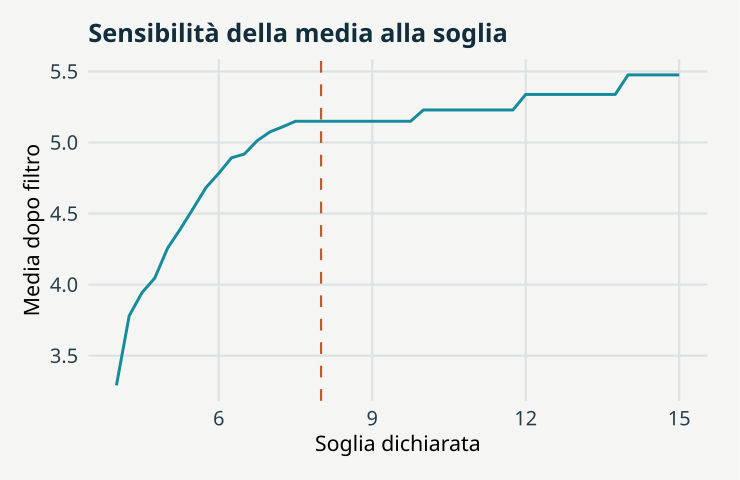

Reproduce this figure in R.
# GeoStat Lab — funzioni comuni. R >= 4.3; ggplot2 >= 3.4; jsonlite.
suppressPackageStartupMessages(library(ggplot2))
col_geo <- c('#168B9C','#BC5B35','#7054A4','#A17B19','#227864','#64748B')
theme_set(theme_minimal(base_size=17, base_family='sans') + theme(
  plot.background=element_rect(fill='#F5F6F3',colour=NA),
  panel.background=element_rect(fill='#F5F6F3',colour=NA),
  panel.grid.minor=element_blank(),panel.grid.major=element_line(colour='#DCE3E2'),
  plot.title=element_text(size=19,face='bold',colour='#122D3B'),
  plot.subtitle=element_text(size=13,colour='#405560',margin=margin(b=12)),
  axis.text=element_text(size=15,colour='#273E4A'),axis.title=element_text(size=16),
  legend.position='bottom',legend.title=element_blank(),legend.text=element_text(size=14),
  strip.text=element_text(size=15,face='bold'),plot.margin=margin(18,24,18,18)))
metric <- function(...) data.frame(grandezza=names(c(...)),valore=as.character(c(...)),check.names=FALSE)
f <- function(x,d=3) {out<-formatC(x,digits=d,format='fg');out[!is.finite(x)]<-'Non definito';out}
line_plot <- function(d,x='x',y='y',title='',xl=x,yl=y,group=NULL) {
 p<-ggplot(d,aes(x=.data[[x]],y=.data[[y]]))
 if(is.null(group)) p<-p+geom_line(colour=col_geo[1],linewidth=1.05) else p<-p+aes(colour=.data[[group]],group=.data[[group]])+geom_line(linewidth=1)+scale_colour_manual(values=col_geo)
 p+labs(title=title,x=xl,y=yl)
}
point_plot <- function(d,x='x',y='y',title='',xl=x,yl=y,group=NULL) {
 p<-ggplot(d,aes(x=.data[[x]],y=.data[[y]]))
 if(is.null(group))p<-p+geom_point(colour=col_geo[1],size=2.5,alpha=.8) else p<-p+aes(colour=.data[[group]])+geom_point(size=2.7,alpha=.85)+scale_colour_manual(values=col_geo)
 p+labs(title=title,x=xl,y=yl)
}
hist_plot<-function(x,title='',xl='Valore',bins=20)ggplot(data.frame(x=x),aes(x))+geom_histogram(bins=bins,fill=col_geo[1],colour='#F5F6F3')+labs(title=title,x=xl,y='Frequenza')
bar_plot<-function(d,x='gruppo',y='valore',title='',yl='Valore')ggplot(d,aes(x=.data[[x]],y=.data[[y]],fill=.data[[x]]))+geom_col(width=.65)+scale_fill_manual(values=rep(col_geo,length.out=length(unique(d[[x]])) ))+guides(fill='none')+labs(title=title,x=NULL,y=yl)
map_plot<-function(d,z='z',title='',xl='Est [km]',yl='Nord [km]')ggplot(d,aes(x,y,fill=.data[[z]]))+geom_raster()+coord_equal()+scale_fill_gradientn(colours=c('#153F56','#298C9C','#B8CDB2','#F1D889','#AD542F'))+labs(title=title,x=xl,y=yl)
acf_data<-function(x,lag=20){a<-acf(x,lag.max=min(lag,length(x)-1),plot=FALSE);data.frame(x=as.vector(a$lag)[-1],y=as.vector(a$acf)[-1])}
# AR(1), distribuzione marginale stazionaria N(0, 1).
ar_series<-function(n,rho){x<-numeric(n);x[1]<-rnorm(1);for(i in 2:n)x[i]<-rho*x[i-1]+sqrt(1-rho^2)*rnorm(1);x}
# Distanze euclidee in unità metriche già dichiarate; nessuna conversione implicita di CRS.
dist_cross<-function(a,b)sqrt(outer(a[,1],b[,1],'-')^2+outer(a[,2],b[,2],'-')^2)
# Predittore IDW: i punti coincidenti ricevono esattamente il valore osservato.
idw<-function(xy,z,new,power=2){dd<-dist_cross(new,xy);apply(dd,1,function(d)if(any(d<1e-10))mean(z[d<1e-10])else weighted.mean(z,d^(-power)))}
# CART didattico binario: divisioni assiali che minimizzano l'impurità di Gini.
cart_fit<-function(x,y,depth=2,minleaf=4){
 node<-list(p=mean(y),n=length(y));if(depth<1||length(unique(y))<2||length(y)<2*minleaf)return(node)
 best<-Inf
 for(j in seq_len(ncol(x))){v<-sort(unique(x[,j])); if(length(v)<2)next
  for(cut in (head(v,-1)+tail(v,-1))/2){left<-x[,j]<=cut;nl<-sum(left);nr<-sum(!left);if(min(nl,nr)<minleaf)next
   score<-nl*mean(y[left])*(1-mean(y[left]))+nr*mean(y[!left])*(1-mean(y[!left]))
   if(score<best){best<-score;node$j<-j;node$cut<-cut;split<-left}
  }
 }
 if(is.finite(best)){node$left<-cart_fit(x[split,,drop=FALSE],y[split],depth-1,minleaf);node$right<-cart_fit(x[!split,,drop=FALSE],y[!split],depth-1,minleaf)};node
}
cart_predict<-function(tree,x)apply(x,1,function(row){t<-tree;while(!is.null(t$j))t<-if(row[t$j]<=t$cut)t$left else t$right;t$p})

p <- list(cut = 8, seed = 17)
set.seed(p$seed)
x <- c(rnorm(60, 5, 1), 10, 12, 14)

cuts <- seq(4, 15, 0.25)

means <- sapply(cuts, function(c) mean(x[x <= c]))

data <- data.frame(x = cuts, y = means)

plots <- list(line_plot(data, title = "Sensibilità della media alla soglia", xl = "Soglia dichiarata", 
    yl = "Media dopo filtro") + geom_vline(xintercept = p$cut, linetype = 2, colour = col_geo[2]))

metrics <- metric(`Soglia corrente` = p$cut, `Media corrente` = if (any(x <= p$cut)) f(mean(x[x <= 
    p$cut])) else "Nessuna osservazione ammessa", `Osservazioni incluse` = sum(x <= p$cut))
print(metrics,row.names=FALSE)
ggplot2::ggsave('m15-provenienza-A.svg',plots[[1]],device=svglite::svglite,width=7.7,height=5.0,bg='#F8F6F1')
